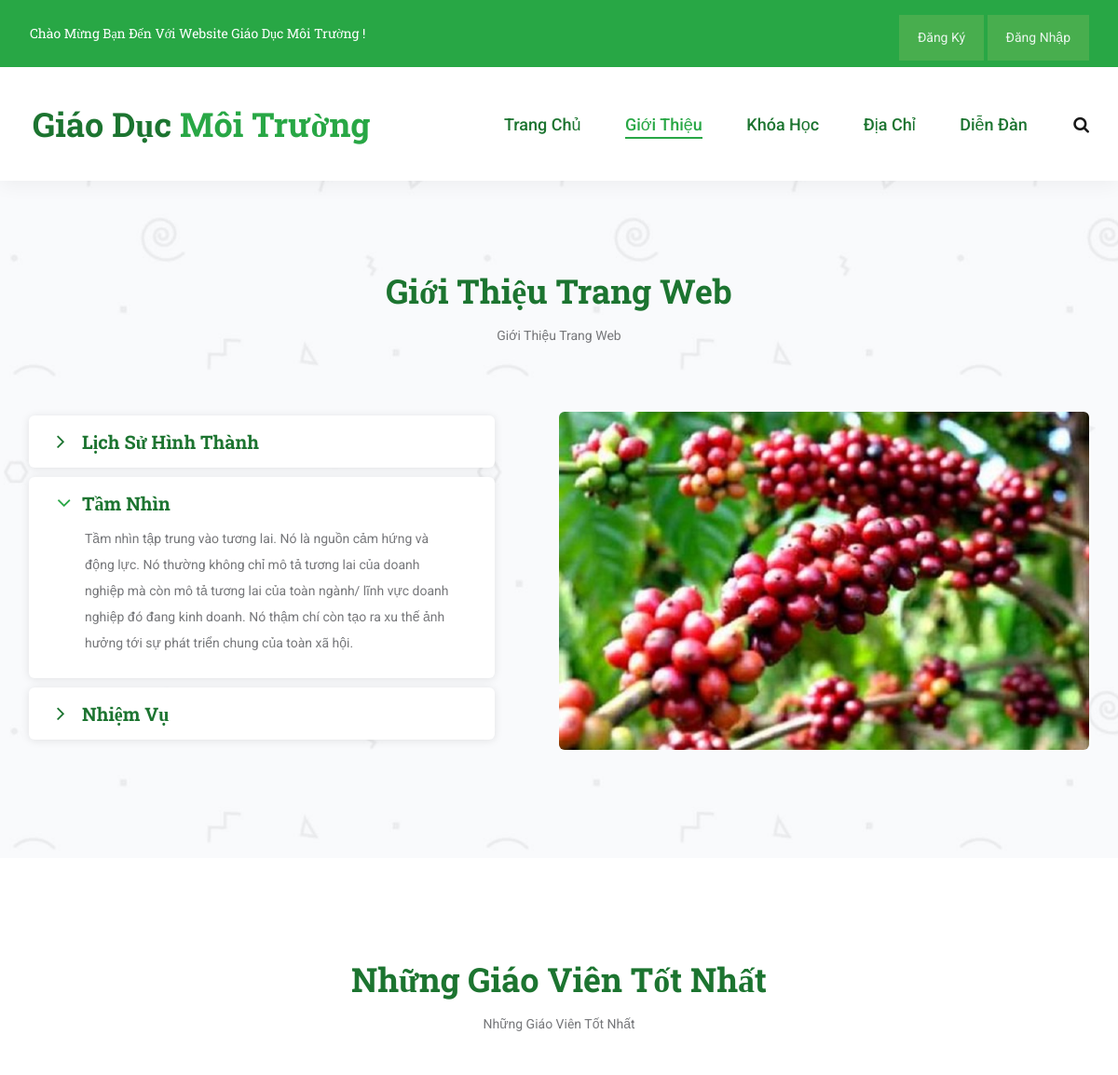
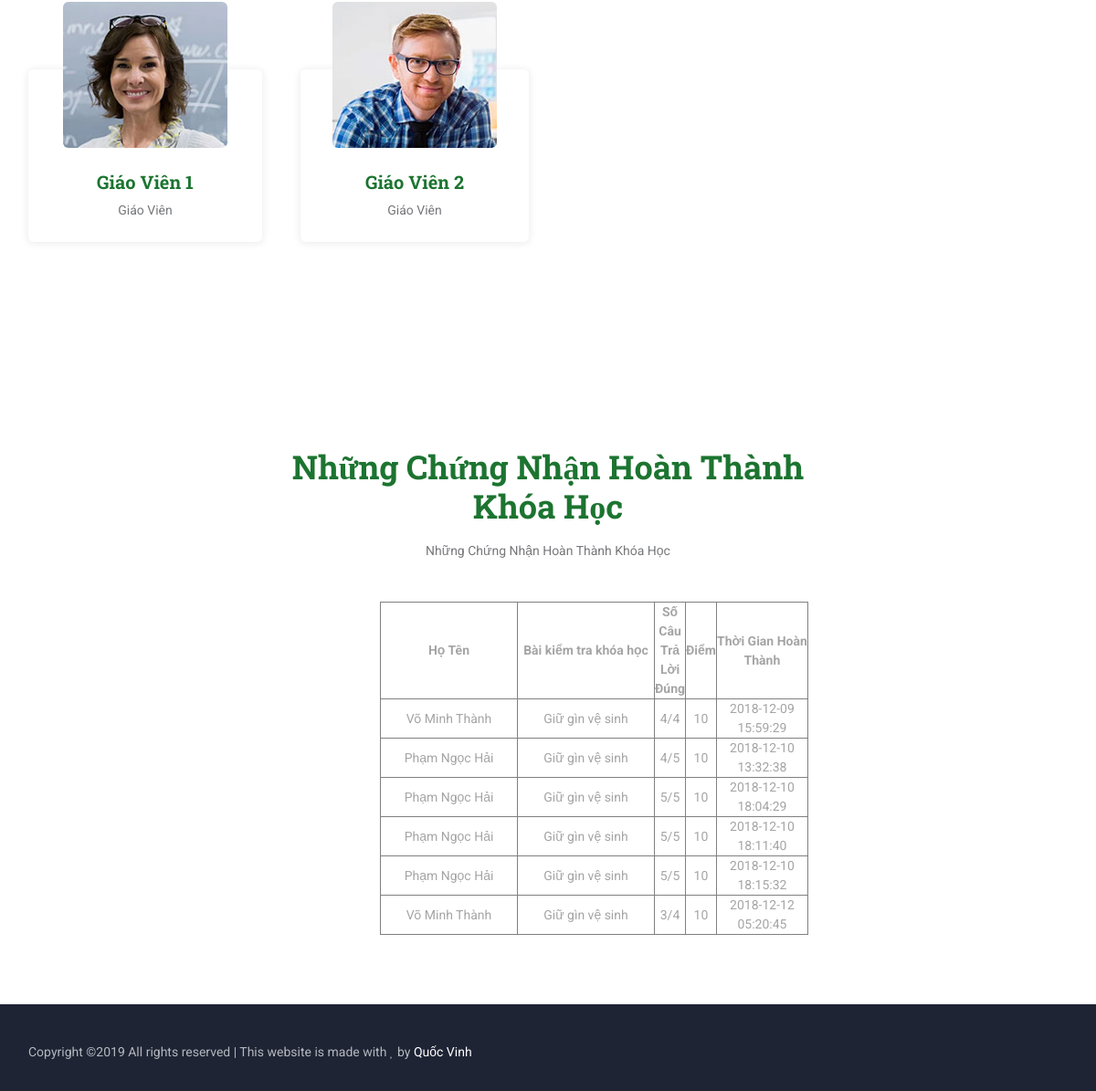
The app's page /gioi_thieu.php with its own data (2 pictures, top to bottom).
### tables this page shows
CREATE TABLE `quan_ly_giao_vien` (
  `id_quan_ly_gv` int(11) NOT NULL,
  `hinh_anh_giao_vien` varchar(255) NOT NULL,
  `ten_giao_vien` varchar(200) NOT NULL,
  `chuyen_nganh_giao_vien` varchar(100) NOT NULL,
  `truong_cua_giao_vien` varchar(255) NOT NULL,
  `mo_ta_them_giao_vien` varchar(500) NOT NULL
);

CREATE TABLE `quan_ly_chung_nhan` (
  `id_quan_ly_cn` int(11) NOT NULL,
  `id_quan_ly_kh` int(11) NOT NULL,
  `ho_ten_dang_ky` varchar(255) NOT NULL,
  `diem_cn` varchar(100) NOT NULL,
  `thoi_gian_cn` varchar(100) NOT NULL
);

CREATE TABLE `quan_ly_khoa_hoc` (
  `id_quan_ly_kh` int(11) NOT NULL,
  `hinh_anh_khoa_hoc` varchar(250) NOT NULL,
  `ten_khoa_hoc` varchar(200) NOT NULL,
  `gia_khoa_hoc` varchar(100) NOT NULL,
  `loai_khoa_hoc` varchar(100) NOT NULL,
  `thoi_luong_khoa_hoc` varchar(100) NOT NULL,
  `bai_giang_khoa_hoc` varchar(100) NOT NULL,
  `lop_khoa_hoc` varchar(20) NOT NULL,
  `mo_ta_ngan_khoa_hoc` varchar(250) NOT NULL,
  `mo_ta_chi_tiet_khoa_hoc` varchar(500) NOT NULL
);

### modules/gioi_thieu/chung_nhan.php (the view)
<div class="team">
    <div class="container">
        <div class="row">
            <div class="col">
                <div class="section_title_container text-center">
                    <h2 class="section_title">Những Chứng Nhận Hoàn Thành Khóa Học</h2>
                    <div class="section_subtitle"><p>Những Chứng Nhận Hoàn Thành Khóa Học</p></div>
                </div>
            </div>
        </div>
        <div class="row team_row">
            <?php
            include ('modules/xu_ly/config/config.php');
            ?>
            <table border="1" style="margin-left: 400px;">
                <tr>
                    <td width="150" align="center"><strong>Họ Tên</strong></td>
                    <td width="150" align="center"><strong>Bài kiểm tra khóa học</strong></td>
                    <td width="20" align="center"><strong>Số Câu Trả Lời Đúng</strong></td>
                    <td width="20" align="center"><strong>Điểm</strong></td>
                    <td width="100" align="center"><strong>Thời Gian Hoàn Thành<strong</td>
                </tr>
                <?php
                $sql="select * from quan_ly_chung_nhan";
                $run=mysqli_query($conn,$sql);
                ?>
                <?php
                while($dong=mysqli_fetch_array($run)){
                    $id_khoahoc_cn=$dong['id_quan_ly_kh'];
                    $sql1="select * from quan_ly_khoa_hoc where id_quan_ly_kh='$id_khoahoc_cn'";
                    $run1=mysqli_query($conn,$sql1);
                    $dong1=mysqli_fetch_array($run1);
                    if((($dong['diem_cn']*10)/4)>5){
                    ?>
                    <tr>
                        <td align="center"><?php echo $dong['ho_ten_dang_ky'];?></td>
                        <td align="center"><?php echo $dong1['ten_khoa_hoc'];?></td>
                        <td align="center"><?php echo $dong['diem_cn'];?></td>
                        <td align="center"><?php echo ($dong['diem_cn']*10)/$dong['diem_cn'];?></td>
                        <td align="center"><?php echo $dong['thoi_gian_cn'];?></td>
                    </tr>
                <?php }}?>
            </table>
        </div>
    </div>
</div>

### modules/gioi_thieu/team.php
<div class="team">
    <div class="container">
        <div class="row">
            <div class="col">
                <div class="section_title_container text-center">
                    <h2 class="section_title">Những Giáo Viên Tốt Nhất</h2>
                    <div class="section_subtitle"><p>Những Giáo Viên Tốt Nhất</p></div>
                </div>
            </div>
        </div>
        <div class="row team_row">
            <?php
            include ('modules/xu_ly/config/config.php');
            $sql="select * from quan_ly_giao_vien";
            $run=mysqli_query($conn,$sql);
            ?>
            <?php
            while($dong=mysqli_fetch_array($run)){
            ?>
            <div class="col-lg-3 col-md-6 team_col">
                <div class="team_item">
                    <div class="team_image"><img src="ajax/xu_ly/uploads/giao_vien/<?php echo $dong['hinh_anh_giao_vien'];?>" alt=""></div>
                    <div class="team_body">
                        <div class="team_title"><a href="chi_tiet_giao_vien.php?id_giaovien=<?php echo $dong['id_quan_ly_gv'];?>"><?php echo $dong['ten_giao_vien'];?></a></div>
                        <div class="team_subtitle"><?php echo $dong['chuyen_nganh_giao_vien'];?></div>
                    </div>
                </div>
            </div>
                <?php
            }
            ?>
        </div>
    </div>
</div>

### styles/about.css (style rules this page uses)
* { margin: 0; padding: 0; -webkit-font-smoothing: antialiased; -webkit-text-shadow: rgba(0,0,0,.01) 0 0 1px; text-shadow: rgba(0,0,0,.01) 0 0 1px; }
body { font-family: 'Roboto', sans-serif; font-size: 14px; font-weight: 400; background: #FFFFFF; color: #a5a5a5; }
p { font-family: 'Roboto', sans-serif; font-size: 14px; line-height: 1.85; font-weight: 400; color: #76777a; -webkit-font-smoothing: antialiased; -webkit-text-shadow: rgba(0,0,0,.01) 0 0 1px; text-shadow: rgba(0,0,0,.01) 0 0 1px; }
p:last-of-type { margin-bottom: 0; }
a, a:hover, a:visited, a:active, a:link { text-decoration: none; -webkit-font-smoothing: antialiased; -webkit-text-shadow: rgba(0,0,0,.01) 0 0 1px; text-shadow: rgba(0,0,0,.01) 0 0 1px; }
h2 { font-size: 36px; }
h1, h2, h3, h4, h5, h6 { font-family: 'Roboto Slab', serif; font-weight: 700; -webkit-font-smoothing: antialiased; -webkit-text-shadow: rgba(0,0,0,.01) 0 0 1px; text-shadow: rgba(0,0,0,.01) 0 0 1px; color: #1c7430; margin-bottom: 0; }
.section_title_container { max-width: 600px; margin: 0 auto; }
.section_title { line-height: 1.2; }
.section_subtitle { line-height: 1.85; margin-top: 14px; }
.team { width: 100%; padding-top: 93px; padding-bottom: 60px; background: #FFFFFF; }
.team_row { margin-top: 43px; }
.team_col { margin-bottom: 40px; }
.team_item { width: 100%; }
.team_image { width: 180px; height: 160px; border-radius: 6px; overflow: hidden; margin-left: auto; margin-right: auto; margin-bottom: -86px; z-index: 5; }
.team_image img { max-width: 100%; }
.team_body { width: 100%; padding-top: 108px; padding-bottom: 24px; background: #FFFFFF; border-radius: 6px; box-shadow: 0px 1px 10px rgba(29,34,47,0.1); text-align: center; -webkit-transition: all 200ms ease; -moz-transition: all 200ms ease; -ms-transition: all 200ms ease; -o-transition: all 200ms ease; transition: all 200ms ease; }
.team_title a { font-family: 'Roboto Slab', serif; font-size: 20px; font-weight: 700; color: #1c7430; -webkit-transition: all 200ms ease; -moz-transition: all 200ms ease; -ms-transition: all 200ms ease; -o-transition: all 200ms ease; transition: all 200ms ease; }
.team_subtitle { font-size: 14px; font-weight: 400; color: #76777a; margin-top: 6px; }
.team_col .team_item { padding-left: 6px; padding-right: 6px; }
.team_col:first-child .team_item { padding-left: 0; padding-right: 6px; }
.container { padding: 16px; }

### records on screen
quan_ly_giao_vien: hinh_anh_giao_vien (picture), ten_giao_vien "Giáo Viên 1", chuyen_nganh_giao_vien "Giáo Viên"
quan_ly_giao_vien: hinh_anh_giao_vien (picture), ten_giao_vien "Giáo Viên 2", chuyen_nganh_giao_vien "Giáo Viên"
quan_ly_chung_nhan: ho_ten_dang_ky "Võ Minh Thành", id_quan_ly_kh.ten_khoa_hoc "Giữ gìn vệ sinh", diem_cn "4/4", ($dong['diem_cn']*10)/$dong['diem_cn'] "10", thoi_gian_cn "2018-12-09 15:59:29"
quan_ly_chung_nhan: ho_ten_dang_ky "Phạm Ngọc Hải", id_quan_ly_kh.ten_khoa_hoc "Giữ gìn vệ sinh", diem_cn "4/5", ($dong['diem_cn']*10)/$dong['diem_cn'] "10", thoi_gian_cn "2018-12-10 13:32:38"
quan_ly_chung_nhan: ho_ten_dang_ky "Phạm Ngọc Hải", id_quan_ly_kh.ten_khoa_hoc "Giữ gìn vệ sinh", diem_cn "5/5", ($dong['diem_cn']*10)/$dong['diem_cn'] "10", thoi_gian_cn "2018-12-10 18:04:29"
quan_ly_chung_nhan: ho_ten_dang_ky "Phạm Ngọc Hải", id_quan_ly_kh.ten_khoa_hoc "Giữ gìn vệ sinh", diem_cn "5/5", ($dong['diem_cn']*10)/$dong['diem_cn'] "10", thoi_gian_cn "2018-12-10 18:11:40"
quan_ly_chung_nhan: ho_ten_dang_ky "Phạm Ngọc Hải", id_quan_ly_kh.ten_khoa_hoc "Giữ gìn vệ sinh", diem_cn "5/5", ($dong['diem_cn']*10)/$dong['diem_cn'] "10", thoi_gian_cn "2018-12-10 18:15:32"
quan_ly_chung_nhan: ho_ten_dang_ky "Võ Minh Thành", id_quan_ly_kh.ten_khoa_hoc "Giữ gìn vệ sinh", diem_cn "3/4", ($dong['diem_cn']*10)/$dong['diem_cn'] "10", thoi_gian_cn "2018-12-12 05:20:45"
